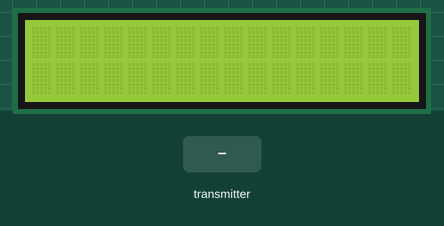
The sketch below on a simulated Arduino Uno, built with avr-gcc and run on an emulated ATmega328P. On the bench: 16×2 character LCD. The test bench sets the inputs (shaded band). No radio packets arrive unless stated.

Above: at 1.2 s.
1.3 s: the transmitter starts sending dist1 = 0
At 2.5 s:
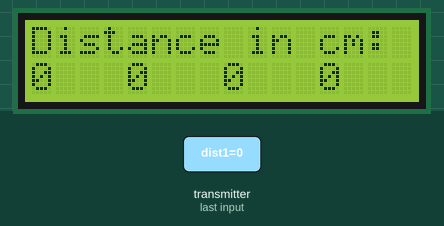
2.8 s: the transmitter starts sending dist2 = 256
At 4.2 s:
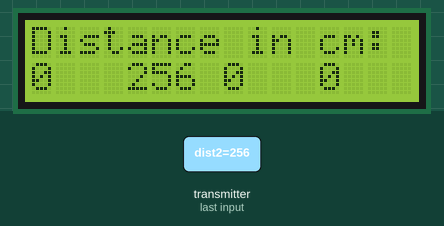
4.5 s: the transmitter starts sending dist3 = 256
At 5.8 s:
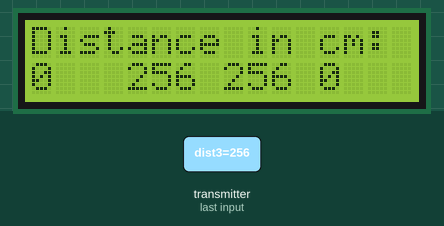
6.1 s: the transmitter starts sending dist4 = 256
At 6.8 s:
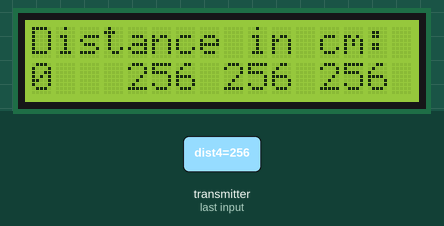
7.6 s: the transmitter starts sending dist1 = 256
At 8.5 s:
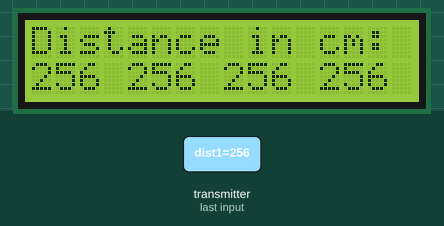
9.3 s: the transmitter starts sending dist2 = 0
At 10.5 s:
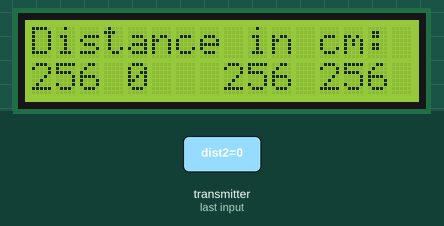
Timing chart, 0 to 12.0 s (numbered marks = the images above; inputs shaded):
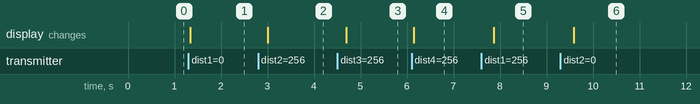

Measured:
- after the input at 1.3 s, the display: changes at once (image 1)
- after the input at 2.8 s, the display: changes after 0.21 s (image 2)
- after the input at 4.5 s, the display: changes after 0.19 s (image 3)
- after the input at 6.1 s, the display: changes after 0.05 s (image 4)
- after the input at 7.6 s, the display: changes after 0.26 s (image 5)
- after the input at 9.3 s, the display: changes after 0.28 s (image 6)

The sketch:

Receive_UNO4.ino
```cpp
/*
BikeCarrierParkingSensor project

Unit inside the car:
Receive US Sensor signal
Display distance on LCD display

* Library: TMRh20/RF24, https://github.com/tmrh20/RF24/
*/

// Initialize Radio
#include <SPI.h>
#include <nRF24L01.h>
#include <RF24.h>

RF24 radio(7, 8); // CE, CSN
const byte address[6] = "00001";

// Data structure for data transfer
struct DataPackage {
  int dist1 = 0;
  int dist2 = 0;
  int dist3 = 0;
  int dist4 = 0;
};

DataPackage data;

// Initialize LCD Display
#include <LiquidCrystal_I2C.h>
#include <Wire.h>

LiquidCrystal_I2C lcd(0x27,16,2);


void setup() {
  Serial.begin(9600);
  radio.begin();
  radio.openReadingPipe(0, address);
  radio.setPALevel(RF24_PA_MIN);
  radio.startListening();

  // initialyze LCD display
  lcd.init();
  lcd.backlight();
}

void loop() {
  if (radio.available()) {
    //char text[32] = "";
    int distcm = 0;
    radio.read(&data, sizeof(data));
    //Serial.println(distcm);
    // print on LCD:
    lcd.setCursor(0,0);
    lcd.print("Distance in cm:");
    lcd.setCursor(0,1);
    lcd.print("                ");
    lcd.setCursor(0,1);
    lcd.print(data.dist1);
    lcd.setCursor(4,1);
    lcd.print(data.dist2);
    lcd.setCursor(8,1);
    lcd.print(data.dist3);
    lcd.setCursor(12,1);
    lcd.print(data.dist4);
    delay(200);
  }
}
```
